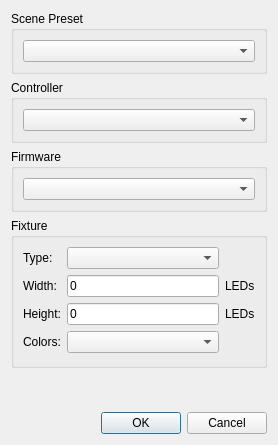
<?xml version="1.0" encoding="UTF-8"?>
<ui version="4.0">
 <class>SceneConfiguration</class>
 <widget class="QDialog" name="SceneConfiguration">
  <property name="windowModality">
   <enum>Qt::WindowModal</enum>
  </property>
  <property name="geometry">
   <rect>
    <x>0</x>
    <y>0</y>
    <width>278</width>
    <height>445</height>
   </rect>
  </property>
  <property name="windowTitle">
   <string>Scene Configuration</string>
  </property>
  <layout class="QVBoxLayout" name="verticalLayout">
   <item>
    <widget class="QGroupBox" name="sceneBox">
     <property name="title">
      <string>Scene Preset</string>
     </property>
     <layout class="QGridLayout" name="gridLayout_2">
      <item row="0" column="0">
       <widget class="QComboBox" name="sceneTemplate"/>
      </item>
     </layout>
    </widget>
   </item>
   <item>
    <widget class="QGroupBox" name="controllerBox">
     <property name="title">
      <string>Controller</string>
     </property>
     <layout class="QGridLayout" name="gridLayout_4">
      <item row="0" column="0">
       <widget class="QComboBox" name="controllerType"/>
      </item>
     </layout>
    </widget>
   </item>
   <item>
    <widget class="QGroupBox" name="firmwareBox">
     <property name="title">
      <string>Firmware</string>
     </property>
     <layout class="QGridLayout" name="gridLayout_5">
      <item row="0" column="0">
       <widget class="QComboBox" name="firmwareType"/>
      </item>
     </layout>
    </widget>
   </item>
   <item>
    <widget class="QGroupBox" name="fixtureBox">
     <property name="title">
      <string>Fixture</string>
     </property>
     <layout class="QGridLayout" name="gridLayout_3">
      <property name="bottomMargin">
       <number>12</number>
      </property>
      <item row="1" column="1">
       <widget class="QLineEdit" name="fixtureWidth">
        <property name="text">
         <string>0</string>
        </property>
        <property name="maxLength">
         <number>10</number>
        </property>
       </widget>
      </item>
      <item row="0" column="0">
       <widget class="QLabel" name="label_2">
        <property name="text">
         <string>Type:</string>
        </property>
       </widget>
      </item>
      <item row="1" column="0">
       <widget class="QLabel" name="label_6">
        <property name="text">
         <string>Width:</string>
        </property>
       </widget>
      </item>
      <item row="0" column="1">
       <widget class="QComboBox" name="FixtureType"/>
      </item>
      <item row="2" column="1">
       <widget class="QLineEdit" name="fixtureHeight">
        <property name="text">
         <string>0</string>
        </property>
        <property name="maxLength">
         <number>10</number>
        </property>
       </widget>
      </item>
      <item row="1" column="2">
       <widget class="QLabel" name="label_5">
        <property name="text">
         <string>LEDs</string>
        </property>
       </widget>
      </item>
      <item row="4" column="1">
       <widget class="QComboBox" name="ColorType"/>
      </item>
      <item row="2" column="0">
       <widget class="QLabel" name="label_3">
        <property name="text">
         <string>Height:</string>
        </property>
       </widget>
      </item>
      <item row="2" column="2">
       <widget class="QLabel" name="label_4">
        <property name="text">
         <string>LEDs</string>
        </property>
       </widget>
      </item>
      <item row="4" column="0">
       <widget class="QLabel" name="label">
        <property name="text">
         <string>Colors:</string>
        </property>
       </widget>
      </item>
     </layout>
    </widget>
   </item>
   <item>
    <spacer name="verticalSpacer">
     <property name="orientation">
      <enum>Qt::Vertical</enum>
     </property>
     <property name="sizeHint" stdset="0">
      <size>
       <width>20</width>
       <height>1</height>
      </size>
     </property>
    </spacer>
   </item>
   <item>
    <widget class="QDialogButtonBox" name="buttonBox">
     <property name="orientation">
      <enum>Qt::Horizontal</enum>
     </property>
     <property name="standardButtons">
      <set>QDialogButtonBox::Cancel|QDialogButtonBox::Ok</set>
     </property>
    </widget>
   </item>
  </layout>
 </widget>
 <resources/>
 <connections>
  <connection>
   <sender>buttonBox</sender>
   <signal>accepted()</signal>
   <receiver>SceneConfiguration</receiver>
   <slot>accept()</slot>
   <hints>
    <hint type="sourcelabel">
     <x>248</x>
     <y>254</y>
    </hint>
    <hint type="destinationlabel">
     <x>157</x>
     <y>274</y>
    </hint>
   </hints>
  </connection>
  <connection>
   <sender>buttonBox</sender>
   <signal>rejected()</signal>
   <receiver>SceneConfiguration</receiver>
   <slot>reject()</slot>
   <hints>
    <hint type="sourcelabel">
     <x>316</x>
     <y>260</y>
    </hint>
    <hint type="destinationlabel">
     <x>286</x>
     <y>274</y>
    </hint>
   </hints>
  </connection>
 </connections>
</ui>
